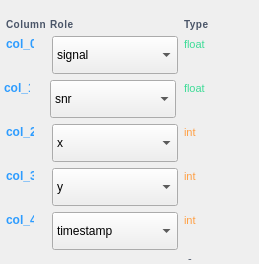
                <widget class="QWidget" name="scrollAreaWidgetContents_3">
                 <property name="geometry">
                  <rect>
                   <x>0</x>
                   <y>0</y>
                   <width>259</width>
                   <height>264</height>
                  </rect>
                 </property>
                 <widget class="QComboBox" name="cmbCol3_2">
                  <property name="geometry">
                   <rect>
                    <x>52</x>
                    <y>124</y>
                    <width>126</width>
                    <height>38</height>
                   </rect>
                  </property>
                  <item>
                   <property name="text">
                    <string>x</string>
                   </property>
                  </item>
                  <item>
                   <property name="text">
                    <string>signal</string>
                   </property>
                  </item>
                  <item>
                   <property name="text">
                    <string>filtered_signal</string>
                   </property>
                  </item>
                  <item>
                   <property name="text">
                    <string>snr</string>
                   </property>
                  </item>
                  <item>
                   <property name="text">
                    <string>heading</string>
                   </property>
                  </item>
                  <item>
                   <property name="text">
                    <string>step</string>
                   </property>
                  </item>
                  <item>
                   <property name="text">
                    <string>timestamp</string>
                   </property>
                  </item>
                  <item>
                   <property name="text">
                    <string>y</string>
                   </property>
                  </item>
                  <item>
                   <property name="text">
                    <string>baseline</string>
                   </property>
                  </item>
                  <item>
                   <property name="text">
                    <string>noise_floor</string>
                   </property>
                  </item>
                  <item>
                   <property name="text">
                    <string>stability</string>
                   </property>
                  </item>
                  <item>
                   <property name="text">
                    <string>soil_type</string>
                   </property>
                  </item>
                  <item>
                   <property name="text">
                    <string>quality</string>
                   </property>
                  </item>
                  <item>
                   <property name="text">
                    <string>unknown</string>
                   </property>
                  </item>
                 </widget>
                 <widget class="QComboBox" name="cmbCol0_2">
                  <property name="geometry">
                   <rect>
                    <x>52</x>
                    <y>36</y>
                    <width>126</width>
                    <height>38</height>
                   </rect>
                  </property>
                  <item>
                   <property name="text">
                    <string>signal</string>
                   </property>
                  </item>
                  <item>
                   <property name="text">
                    <string>filtered_signal</string>
                   </property>
                  </item>
                  <item>
                   <property name="text">
                    <string>snr</string>
                   </property>
                  </item>
                  <item>
                   <property name="text">
                    <string>heading</string>
                   </property>
                  </item>
                  <item>
                   <property name="text">
                    <string>step</string>
                   </property>
                  </item>
                  <item>
                   <property name="text">
                    <string>timestamp</string>
                   </property>
                  </item>
                  <item>
                   <property name="text">
                    <string>x</string>
                   </property>
                  </item>
                  <item>
                   <property name="text">
                    <string>y</string>
                   </property>
                  </item>
                  <item>
                   <property name="text">
                    <string>baseline</string>
                   </property>
                  </item>
                  <item>
                   <property name="text">
                    <string>noise_floor</string>
                   </property>
                  </item>
                  <item>
                   <property name="text">
                    <string>stability</string>
                   </property>
                  </item>
                  <item>
                   <property name="text">
                    <string>soil_type</string>
                   </property>
                  </item>
                  <item>
                   <property name="text">
                    <string>quality</string>
                   </property>
                  </item>
                  <item>
                   <property name="text">
                    <string>unknown</string>
                   </property>
                  </item>
                 </widget>
                 <widget class="QComboBox" name="cmbCol4_2">
                  <property name="geometry">
                   <rect>
                    <x>52</x>
                    <y>168</y>
                    <width>126</width>
                    <height>38</height>
                   </rect>
                  </property>
                  <item>
                   <property name="text">
                    <string>y</string>
                   </property>
                  </item>
                  <item>
                   <property name="text">
                    <string>signal</string>
                   </property>
                  </item>
                  <item>
                   <property name="text">
                    <string>filtered_signal</string>
                   </property>
                  </item>
                  <item>
                   <property name="text">
                    <string>snr</string>
                   </property>
                  </item>
                  <item>
                   <property name="text">
                    <string>heading</string>
                   </property>
                  </item>
                  <item>
                   <property name="text">
                    <string>step</string>
                   </property>
                  </item>
                  <item>
                   <property name="text">
                    <string>timestamp</string>
                   </property>
                  </item>
                  <item>
                   <property name="text">
                    <string>x</string>
                   </property>
                  </item>
                  <item>
                   <property name="text">
                    <string>baseline</string>
                   </property>
                  </item>
                  <item>
                   <property name="text">
                    <string>noise_floor</string>
                   </property>
                  </item>
                  <item>
                   <property name="text">
                    <string>stability</string>
                   </property>
                  </item>
                  <item>
                   <property name="text">
                    <string>soil_type</string>
                   </property>
                  </item>
                  <item>
                   <property name="text">
                    <string>quality</string>
                   </property>
                  </item>
                  <item>
                   <property name="text">
                    <string>unknown</string>
                   </property>
                  </item>
                 </widget>
                 <widget class="QLabel" name="fmHCol_2">
                  <property name="geometry">
                   <rect>
                    <x>6</x>
                    <y>16</y>
                    <width>40</width>
                    <height>16</height>
                   </rect>
                  </property>
                  <property name="styleSheet">
                   <string notr="true">font-size:10px;font-weight:700;color:#4A5568;letter-spacing:0.5px;</string>
                  </property>
                  <property name="text">
                   <string>Column</string>
                  </property>
                 </widget>
                 <widget class="QLabel" name="fmT3_2">
                  <property name="geometry">
                   <rect>
                    <x>188</x>
                    <y>250</y>
                    <width>16</width>
                    <height>16</height>
                   </rect>
                  </property>
                  <property name="styleSheet">
                   <string notr="true">font-size:11px;color:#4A5568;</string>
                  </property>
                  <property name="text">
                   <string>-</string>
                  </property>
                 </widget>
                 <widget class="QLabel" name="fmC3_2">
                  <property name="geometry">
                   <rect>
                    <x>6</x>
                    <y>168</y>
                    <width>28</width>
                    <height>16</height>
                   </rect>
                  </property>
                  <property name="styleSheet">
                   <string notr="true">font-size:12px;font-weight:600;color:#2D9CFF;</string>
                  </property>
                  <property name="text">
                   <string>col_3</string>
                  </property>
                 </widget>
                 <widget class="QLabel" name="fmHRole_2">
                  <property name="geometry">
                   <rect>
                    <x>50</x>
                    <y>16</y>
                    <width>23</width>
                    <height>16</height>
                   </rect>
                  </property>
                  <property name="styleSheet">
                   <string notr="true">font-size:10px;font-weight:700;color:#4A5568;letter-spacing:0.5px;</string>
                  </property>
                  <property name="text">
                   <string>Role</string>
                  </property>
                 </widget>
                 <widget class="QLabel" name="fmHType_2">
                  <property name="geometry">
                   <rect>
                    <x>184</x>
                    <y>16</y>
                    <width>25</width>
                    <height>16</height>
                   </rect>
                  </property>
                  <property name="styleSheet">
                   <string notr="true">font-size:10px;font-weight:700;color:#4A5568;letter-spacing:0.5px;</string>
                  </property>
                  <property name="text">
                   <string>Type</string>
                  </property>
                 </widget>
                 <widget class="QLabel" name="fmT2_3">
                  <property name="geometry">
                   <rect>
                    <x>184</x>
                    <y>212</y>
                    <width>16</width>
                    <height>16</height>
                   </rect>
                  </property>
                  <property name="styleSheet">
                   <string notr="true">font-size:11px;color:#FF9F43;</string>
                  </property>
                  <property name="text">
                   <string>int</string>
                  </property>
                 </widget>
                 <widget class="QLabel" name="fmC2_2">
                  <property name="geometry">
                   <rect>
                    <x>6</x>
                    <y>124</y>
                    <width>28</width>
                    <height>16</height>
                   </rect>
                  </property>
                  <property name="styleSheet">
                   <string notr="true">font-size:12px;font-weight:600;color:#2D9CFF;</string>
                  </property>
                  <property name="text">
                   <string>col_2</string>
                  </property>
                 </widget>
                 <widget class="QLabel" name="fmT4_2">
                  <property name="geometry">
                   <rect>
                    <x>188</x>
                    <y>271</y>
                    <width>16</width>
                    <height>16</height>
                   </rect>
                  </property>
                  <property name="styleSheet">
                   <string notr="true">font-size:11px;color:#4A5568;</string>
                  </property>
                  <property name="text">
                   <string>-</string>
                  </property>
                 </widget>
                 <widget class="QComboBox" name="cmbCol1_2">
                  <property name="geometry">
                   <rect>
                    <x>50</x>
                    <y>80</y>
                    <width>126</width>
                    <height>38</height>
                   </rect>
                  </property>
                  <item>
                   <property name="text">
                    <string>snr</string>
                   </property>
                  </item>
                  <item>
                   <property name="text">
                    <string>signal</string>
                   </property>
                  </item>
                  <item>
                   <property name="text">
                    <string>filtered_signal</string>
                   </property>
                  </item>
                  <item>
                   <property name="text">
                    <string>heading</string>
                   </property>
                  </item>
                  <item>
                   <property name="text">
                    <string>step</string>
                   </property>
                  </item>
                  <item>
                   <property name="text">
                    <string>timestamp</string>
                   </property>
                  </item>
                  <item>
                   <property name="text">
                    <string>x</string>
                   </property>
                  </item>
                  <item>
                   <property name="text">
                    <string>y</string>
                   </property>
                  </item>
                  <item>
                   <property name="text">
                    <string>baseline</string>
                   </property>
                  </item>
                  <item>
                   <property name="text">
                    <string>noise_floor</string>
                   </property>
                  </item>
                  <item>
                   <property name="text">
                    <string>stability</string>
                   </property>
                  </item>
                  <item>
                   <property name="text">
                    <string>soil_type</string>
                   </property>
                  </item>
                  <item>
                   <property name="text">
                    <string>quality</string>
                   </property>
                  </item>
                  <item>
                   <property name="text">
                    <string>unknown</string>
                   </property>
                  </item>
                 </widget>
                 <widget class="QComboBox" name="cmbCol4_3">
                  <property name="geometry">
                   <rect>
                    <x>52</x>
                    <y>212</y>
                    <width>126</width>
                    <height>38</height>
                   </rect>
                  </property>
                  <item>
                   <property name="text">
                    <string>timestamp</string>
                   </property>
                  </item>
                  <item>
                   <property name="text">
                    <string>signal</string>
                   </property>
                  </item>
                  <item>
                   <property name="text">
                    <string>filtered_signal</string>
                   </property>
                  </item>
                  <item>
                   <property name="text">
                    <string>snr</string>
                   </property>
                  </item>
                  <item>
                   <property name="text">
                    <string>heading</string>
                   </property>
                  </item>
                  <item>
                   <property name="text">
                    <string>step</string>
                   </property>
                  </item>
                  <item>
                   <property name="text">
                    <string>baseline</string>
                   </property>
                  </item>
                  <item>
                   <property name="text">
                    <string>x</string>
                   </property>
                  </item>
                  <item>
                   <property name="text">
                    <string>y</string>
                   </property>
                  </item>
                  <item>
                   <property name="text">
                    <string>noise_floor</string>
                   </property>
                  </item>
                  <item>
                   <property name="text">
                    <string>stability</string>
                   </property>
                  </item>
                  <item>
                   <property name="text">
                    <string>soil_type</string>
                   </property>
                  </item>
                  <item>
                   <property name="text">
                    <string>quality</string>
                   </property>
                  </item>
                  <item>
                   <property name="text">
                    <string>unknown</string>
                   </property>
                  </item>
                 </widget>
                 <widget class="QLabel" name="fmT1_2">
                  <property name="geometry">
                   <rect>
                    <x>184</x>
                    <y>80</y>
                    <width>22</width>
                    <height>16</height>
                   </rect>
                  </property>
                  <property name="styleSheet">
                   <string notr="true">font-size:11px;color:#3DDC97;</string>
                  </property>
                  <property name="text">
                   <string>float</string>
                  </property>
                 </widget>
                 <widget class="QLabel" name="fmT2_2">
                  <property name="geometry">
                   <rect>
                    <x>184</x>
                    <y>124</y>
                    <width>16</width>
                    <height>16</height>
                   </rect>
                  </property>
                  <property name="styleSheet">
                   <string notr="true">font-size:11px;color:#FF9F43;</string>
                  </property>
                  <property name="text">
                   <string>int</string>
                  </property>
                 </widget>
                 <widget class="QLabel" name="fmC4_2">
                  <property name="geometry">
                   <rect>
                    <x>6</x>
                    <y>212</y>
                    <width>28</width>
                    <height>16</height>
                   </rect>
                  </property>
                  <property name="styleSheet">
                   <string notr="true">font-size:12px;font-weight:600;color:#2D9CFF;</string>
                  </property>
                  <property name="text">
                   <string>col_4</string>
                  </property>
                 </widget>
                 <widget class="QLabel" name="fmT0_2">
                  <property name="geometry">
                   <rect>
                    <x>184</x>
                    <y>36</y>
                    <width>22</width>
                    <height>16</height>
                   </rect>
                  </property>
                  <property name="styleSheet">
                   <string notr="true">font-size:11px;color:#3DDC97;</string>
                  </property>
                  <property name="text">
                   <string>float</string>
                  </property>
                 </widget>
                 <widget class="QLabel" name="fmC0_2">
                  <property name="geometry">
                   <rect>
                    <x>6</x>
                    <y>36</y>
                    <width>28</width>
                    <height>16</height>
                   </rect>
                  </property>
                  <property name="styleSheet">
                   <string notr="true">font-size:12px;font-weight:600;color:#2D9CFF;</string>
                  </property>
                  <property name="text">
                   <string>col_0</string>
                  </property>
                 </widget>
                 <widget class="QLabel" name="fmT2_4">
                  <property name="geometry">
                   <rect>
                    <x>184</x>
                    <y>168</y>
                    <width>16</width>
                    <height>16</height>
                   </rect>
                  </property>
                  <property name="styleSheet">
                   <string notr="true">font-size:11px;color:#FF9F43;</string>
                  </property>
                  <property name="text">
                   <string>int</string>
                  </property>
                 </widget>
                 <widget class="QLabel" name="fmC1_2">
                  <property name="geometry">
                   <rect>
                    <x>4</x>
                    <y>80</y>
                    <width>26</width>
                    <height>16</height>
                   </rect>
                  </property>
                  <property name="styleSheet">
                   <string notr="true">font-size:12px;font-weight:600;color:#2D9CFF;</string>
                  </property>
                  <property name="text">
                   <string>col_1</string>
                  </property>
                 </widget>
                </widget>
